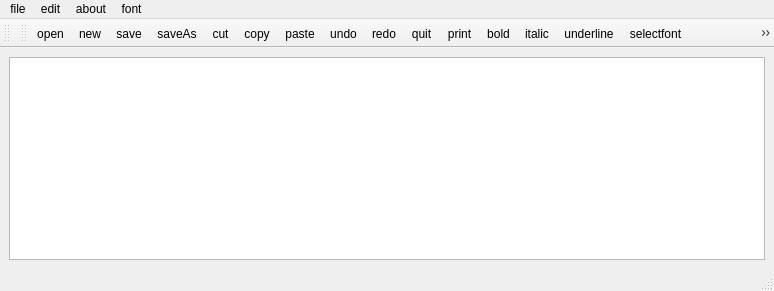
<?xml version="1.0" encoding="UTF-8"?>
<ui version="4.0">
 <class>MainWindow</class>
 <widget class="QMainWindow" name="MainWindow">
  <property name="geometry">
   <rect>
    <x>0</x>
    <y>0</y>
    <width>774</width>
    <height>291</height>
   </rect>
  </property>
  <property name="windowTitle">
   <string>MainWindow</string>
  </property>
  <widget class="QWidget" name="centralwidget">
   <layout class="QHBoxLayout" name="horizontalLayout">
    <item>
     <widget class="QTextEdit" name="textEdit"/>
    </item>
   </layout>
  </widget>
  <widget class="QMenuBar" name="menubar">
   <property name="geometry">
    <rect>
     <x>0</x>
     <y>0</y>
     <width>774</width>
     <height>21</height>
    </rect>
   </property>
   <widget class="QMenu" name="menufile">
    <property name="title">
     <string>file</string>
    </property>
    <addaction name="actionnew"/>
    <addaction name="actionopen"/>
    <addaction name="separator"/>
    <addaction name="actionsave"/>
    <addaction name="actionsaveAs"/>
   </widget>
   <widget class="QMenu" name="menuedit">
    <property name="title">
     <string>edit</string>
    </property>
    <addaction name="actionsave"/>
    <addaction name="actioncut"/>
    <addaction name="actioncopy"/>
    <addaction name="actionpaste"/>
    <addaction name="actionundo"/>
    <addaction name="actionredo"/>
    <addaction name="actionquit"/>
    <addaction name="actionprint"/>
   </widget>
   <widget class="QMenu" name="menuabout">
    <property name="title">
     <string>about</string>
    </property>
    <addaction name="actionaboutqt"/>
   </widget>
   <widget class="QMenu" name="menufont">
    <property name="title">
     <string>font</string>
    </property>
    <addaction name="actioncut"/>
    <addaction name="actionselect_font"/>
    <addaction name="actionbold"/>
    <addaction name="actionitalic"/>
    <addaction name="actionunderline"/>
    <addaction name="actionselectfont"/>
    <addaction name="actionfontbackgroundcolour"/>
    <addaction name="actionfontcolor"/>
   </widget>
   <addaction name="menufile"/>
   <addaction name="menuedit"/>
   <addaction name="menuabout"/>
   <addaction name="menufont"/>
  </widget>
  <widget class="QStatusBar" name="statusbar"/>
  <widget class="QToolBar" name="toolBar">
   <property name="windowTitle">
    <string>toolBar</string>
   </property>
   <attribute name="toolBarArea">
    <enum>TopToolBarArea</enum>
   </attribute>
   <attribute name="toolBarBreak">
    <bool>false</bool>
   </attribute>
  </widget>
  <widget class="QToolBar" name="toolBar_2">
   <property name="windowTitle">
    <string>toolBar_2</string>
   </property>
   <attribute name="toolBarArea">
    <enum>TopToolBarArea</enum>
   </attribute>
   <attribute name="toolBarBreak">
    <bool>false</bool>
   </attribute>
   <addaction name="actionopen"/>
   <addaction name="actionnew"/>
   <addaction name="actionsave"/>
   <addaction name="actionsaveAs"/>
   <addaction name="actioncut"/>
   <addaction name="actioncopy"/>
   <addaction name="actionpaste"/>
   <addaction name="actionundo"/>
   <addaction name="actionredo"/>
   <addaction name="actionquit"/>
   <addaction name="actionprint"/>
   <addaction name="actionbold"/>
   <addaction name="actionitalic"/>
   <addaction name="actionunderline"/>
   <addaction name="actionselectfont"/>
   <addaction name="actionfontbackgroundcolour"/>
   <addaction name="actionfontcolor"/>
  </widget>
  <action name="actionnew">
   <property name="icon">
    <iconset resource="resourse.qrc">
     <normaloff>:/images/images qt/new.jpg</normaloff>:/images/images qt/new.jpg</iconset>
   </property>
   <property name="text">
    <string>new</string>
   </property>
  </action>
  <action name="actionopen">
   <property name="text">
    <string>open</string>
   </property>
  </action>
  <action name="actionsave">
   <property name="icon">
    <iconset resource="resourse.qrc">
     <normaloff>:/images/images qt/save.png</normaloff>:/images/images qt/save.png</iconset>
   </property>
   <property name="text">
    <string>save</string>
   </property>
  </action>
  <action name="actionsaveAs">
   <property name="icon">
    <iconset resource="resourse.qrc">
     <normaloff>:/images/images qt/save.png</normaloff>:/images/images qt/save.png</iconset>
   </property>
   <property name="text">
    <string>saveAs</string>
   </property>
  </action>
  <action name="actioncut">
   <property name="icon">
    <iconset resource="resourse.qrc">
     <normaloff>:/images/images qt/cut.webp</normaloff>:/images/images qt/cut.webp</iconset>
   </property>
   <property name="text">
    <string>cut</string>
   </property>
  </action>
  <action name="actioncopy">
   <property name="icon">
    <iconset resource="resourse.qrc">
     <normaloff>:/images/images qt/copy.png</normaloff>:/images/images qt/copy.png</iconset>
   </property>
   <property name="text">
    <string>copy</string>
   </property>
  </action>
  <action name="actionpaste">
   <property name="icon">
    <iconset resource="resourse.qrc">
     <normaloff>:/images/images qt/paste.jpg</normaloff>:/images/images qt/paste.jpg</iconset>
   </property>
   <property name="text">
    <string>paste</string>
   </property>
  </action>
  <action name="actionundo">
   <property name="icon">
    <iconset resource="resourse.qrc">
     <normaloff>:/images/images qt/undo.png</normaloff>:/images/images qt/undo.png</iconset>
   </property>
   <property name="text">
    <string>undo</string>
   </property>
  </action>
  <action name="actionredo">
   <property name="icon">
    <iconset resource="resourse.qrc">
     <normaloff>:/images/images qt/redo.png</normaloff>:/images/images qt/redo.png</iconset>
   </property>
   <property name="text">
    <string>redo</string>
   </property>
  </action>
  <action name="actionquit">
   <property name="text">
    <string>quit</string>
   </property>
  </action>
  <action name="actionprint">
   <property name="icon">
    <iconset resource="resourse.qrc">
     <normaloff>:/images/images qt/print.png</normaloff>:/images/images qt/print.png</iconset>
   </property>
   <property name="text">
    <string>print</string>
   </property>
  </action>
  <action name="actionaboutqt">
   <property name="text">
    <string>aboutqt</string>
   </property>
   <property name="toolTip">
    <string>aboutqt</string>
   </property>
  </action>
  <action name="actionselect_font">
   <property name="text">
    <string>select font</string>
   </property>
  </action>
  <action name="actionbold">
   <property name="icon">
    <iconset resource="resourse.qrc">
     <normaloff>:/images/images qt/bold.png</normaloff>:/images/images qt/bold.png</iconset>
   </property>
   <property name="text">
    <string>bold</string>
   </property>
  </action>
  <action name="actionitalic">
   <property name="icon">
    <iconset resource="resourse.qrc">
     <normaloff>:/images/images qt/italic.png</normaloff>:/images/images qt/italic.png</iconset>
   </property>
   <property name="text">
    <string>italic</string>
   </property>
  </action>
  <action name="actionunderline">
   <property name="icon">
    <iconset resource="resourse.qrc">
     <normaloff>:/images/images qt/underline.png</normaloff>:/images/images qt/underline.png</iconset>
   </property>
   <property name="text">
    <string>underline</string>
   </property>
  </action>
  <action name="actionselectfont">
   <property name="text">
    <string>selectfont </string>
   </property>
   <property name="toolTip">
    <string>selectfont </string>
   </property>
  </action>
  <action name="actionfontbackgroundcolour">
   <property name="text">
    <string>fontbackgroundcolour</string>
   </property>
   <property name="toolTip">
    <string>fontbackgroundcolour</string>
   </property>
  </action>
  <action name="actionfontcolor">
   <property name="text">
    <string>fontcolor</string>
   </property>
   <property name="toolTip">
    <string>fontcolor</string>
   </property>
  </action>
 </widget>
 <resources>
  <include location="resourse.qrc"/>
 </resources>
 <connections/>
</ui>
